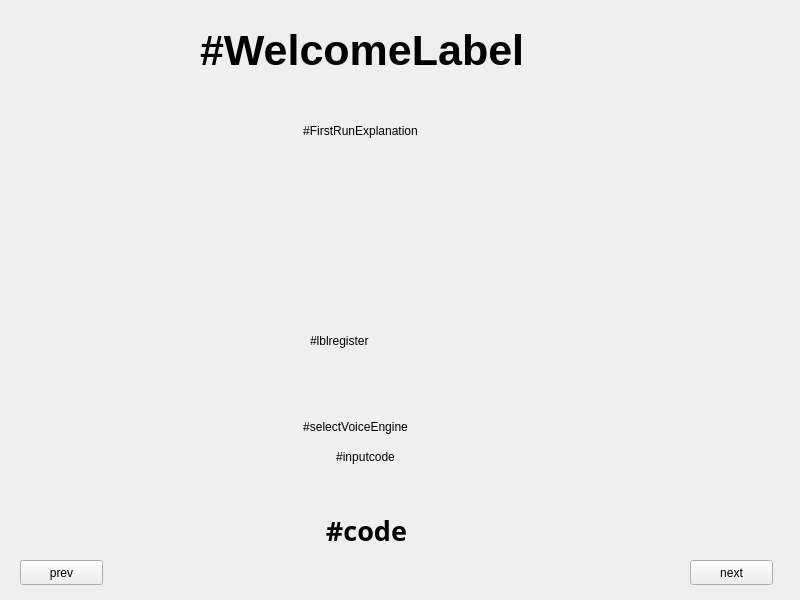
<?xml version="1.0" encoding="UTF-8"?>
<ui version="4.0">
 <class>link_mycroft</class>
 <widget class="QWidget" name="link_mycroft">
  <property name="geometry">
   <rect>
    <x>0</x>
    <y>0</y>
    <width>800</width>
    <height>600</height>
   </rect>
  </property>
  <property name="windowTitle">
   <string>link_mycroft</string>
  </property>
  <widget class="QLabel" name="lblWelcome">
   <property name="geometry">
    <rect>
     <x>200</x>
     <y>10</y>
     <width>341</width>
     <height>81</height>
    </rect>
   </property>
   <property name="font">
    <font>
     <family>Ubuntu</family>
     <pointsize>32</pointsize>
     <weight>75</weight>
     <bold>true</bold>
    </font>
   </property>
   <property name="text">
    <string>#WelcomeLabel</string>
   </property>
   <property name="wordWrap">
    <bool>false</bool>
   </property>
  </widget>
  <widget class="QLabel" name="lblFirstRun">
   <property name="geometry">
    <rect>
     <x>120</x>
     <y>100</y>
     <width>481</width>
     <height>61</height>
    </rect>
   </property>
   <property name="text">
    <string>#FirstRunExplanation</string>
   </property>
   <property name="alignment">
    <set>Qt::AlignCenter</set>
   </property>
   <property name="wordWrap">
    <bool>true</bool>
   </property>
  </widget>
  <widget class="QLabel" name="imgAddDevice">
   <property name="enabled">
    <bool>true</bool>
   </property>
   <property name="geometry">
    <rect>
     <x>70</x>
     <y>190</y>
     <width>191</width>
     <height>301</height>
    </rect>
   </property>
   <property name="autoFillBackground">
    <bool>false</bool>
   </property>
   <property name="text">
    <string/>
   </property>
   <property name="pixmap">
    <pixmap>../../imgs/mycroft_add_device.png</pixmap>
   </property>
   <property name="scaledContents">
    <bool>true</bool>
   </property>
  </widget>
  <widget class="QPushButton" name="btnPrev">
   <property name="geometry">
    <rect>
     <x>20</x>
     <y>560</y>
     <width>83</width>
     <height>25</height>
    </rect>
   </property>
   <property name="text">
    <string>prev</string>
   </property>
  </widget>
  <widget class="QPushButton" name="btnNext">
   <property name="geometry">
    <rect>
     <x>690</x>
     <y>560</y>
     <width>83</width>
     <height>25</height>
    </rect>
   </property>
   <property name="text">
    <string>next</string>
   </property>
  </widget>
  <widget class="QLabel" name="lblRegisterAddDevice">
   <property name="geometry">
    <rect>
     <x>310</x>
     <y>190</y>
     <width>361</width>
     <height>301</height>
    </rect>
   </property>
   <property name="text">
    <string>#lblregister</string>
   </property>
   <property name="wordWrap">
    <bool>true</bool>
   </property>
   <property name="openExternalLinks">
    <bool>true</bool>
   </property>
  </widget>
  <widget class="QLabel" name="imgSelectVoice">
   <property name="geometry">
    <rect>
     <x>100</x>
     <y>190</y>
     <width>531</width>
     <height>221</height>
    </rect>
   </property>
   <property name="text">
    <string/>
   </property>
   <property name="pixmap">
    <pixmap>../../imgs/mycroft_set_voice.png</pixmap>
   </property>
   <property name="scaledContents">
    <bool>true</bool>
   </property>
  </widget>
  <widget class="QLabel" name="lblSelectVoice">
   <property name="geometry">
    <rect>
     <x>90</x>
     <y>420</y>
     <width>531</width>
     <height>81</height>
    </rect>
   </property>
   <property name="text">
    <string>#selectVoiceEngine</string>
   </property>
   <property name="alignment">
    <set>Qt::AlignHCenter|Qt::AlignTop</set>
   </property>
   <property name="wordWrap">
    <bool>true</bool>
   </property>
  </widget>
  <widget class="QLabel" name="picInputCode">
   <property name="geometry">
    <rect>
     <x>70</x>
     <y>190</y>
     <width>591</width>
     <height>241</height>
    </rect>
   </property>
   <property name="text">
    <string/>
   </property>
   <property name="pixmap">
    <pixmap>../../imgs/mycroft_input_code.png</pixmap>
   </property>
   <property name="scaledContents">
    <bool>true</bool>
   </property>
  </widget>
  <widget class="QLabel" name="lblInfoCode">
   <property name="geometry">
    <rect>
     <x>70</x>
     <y>450</y>
     <width>591</width>
     <height>51</height>
    </rect>
   </property>
   <property name="text">
    <string>#inputcode</string>
   </property>
   <property name="alignment">
    <set>Qt::AlignHCenter|Qt::AlignTop</set>
   </property>
   <property name="wordWrap">
    <bool>true</bool>
   </property>
  </widget>
  <widget class="QLabel" name="lblCode">
   <property name="geometry">
    <rect>
     <x>71</x>
     <y>510</y>
     <width>591</width>
     <height>41</height>
    </rect>
   </property>
   <property name="font">
    <font>
     <family>Ubuntu Mono</family>
     <pointsize>20</pointsize>
     <weight>75</weight>
     <bold>true</bold>
    </font>
   </property>
   <property name="text">
    <string>#code</string>
   </property>
   <property name="alignment">
    <set>Qt::AlignCenter</set>
   </property>
  </widget>
  <zorder>imgSelectVoice</zorder>
  <zorder>lblWelcome</zorder>
  <zorder>lblFirstRun</zorder>
  <zorder>imgAddDevice</zorder>
  <zorder>btnPrev</zorder>
  <zorder>btnNext</zorder>
  <zorder>lblRegisterAddDevice</zorder>
  <zorder>lblSelectVoice</zorder>
  <zorder>picInputCode</zorder>
  <zorder>lblInfoCode</zorder>
  <zorder>lblCode</zorder>
 </widget>
 <resources/>
 <connections/>
</ui>
